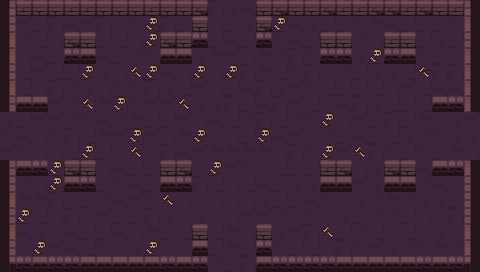

Tiled map render using the project's own tile images. Description and the map definition, with tile-layer contents summarised, below:
An orthogonal 30x17 tile map with 16x16 px tiles, 6 tile layers (ground, dressing, decor, walls, ...) and 10 objects (5x ENTRY, 4x PROP, EXIT).

<map version="1.10" tiledversion="1.10.2" orientation="orthogonal" renderorder="right-down" width="30" height="17" tilewidth="16" tileheight="16" infinite="0" nextlayerid="8" nextobjectid="11">
 <tileset firstgid="1" name="dungeon" tilewidth="16" tileheight="16" tilecount="100" columns="10">
  <image source="../../../gfx/tiles/depths/dungeon_tileset.png" width="160" height="160" />
 </tileset>
 <layer id="1" name="ground" width="30" height="17">
  <data>[510 cells, 510 non-empty, 12 distinct tile ids]</data>
 </layer>
 <layer id="2" name="dressing" width="30" height="17">
  <data>[510 cells, 29 non-empty, 2 distinct tile ids]</data>
 </layer>
 <layer id="3" name="decor" width="30" height="17">
  <data>[510 cells, 0 non-empty, 0 distinct tile ids]</data>
 </layer>
 <layer id="4" name="walls" width="30" height="17">
  <data>[510 cells, 78 non-empty, 17 distinct tile ids]</data>
 </layer>
 <layer id="5" name="props" width="30" height="17">
  <data>[510 cells, 48 non-empty, 8 distinct tile ids]</data>
 </layer>
 <layer id="6" name="overhead" width="30" height="17">
  <data>[510 cells, 0 non-empty, 0 distinct tile ids]</data>
 </layer>
 <objectgroup id="7" name="spawns">
  <object id="1" name="UP" type="ENTRY" x="232" y="24" />
  <object id="2" name="DOWN" type="ENTRY" x="232" y="248" />
  <object id="3" name="LEFT" type="ENTRY" x="24" y="136" />
  <object id="4" name="RIGHT" type="ENTRY" x="456" y="136" />
  <object id="5" name="" type="ENTRY" x="248" y="136" />
  <object id="6" name="" type="EXIT" x="232" y="136" />
  <object id="7" name="torch" type="PROP" x="56" y="264" />
  <object id="8" name="torch" type="PROP" x="424" y="264" />
  <object id="9" name="torch" type="PROP" x="8" y="232" />
  <object id="10" name="torch" type="PROP" x="472" y="232" />
 </objectgroup>
</map>
